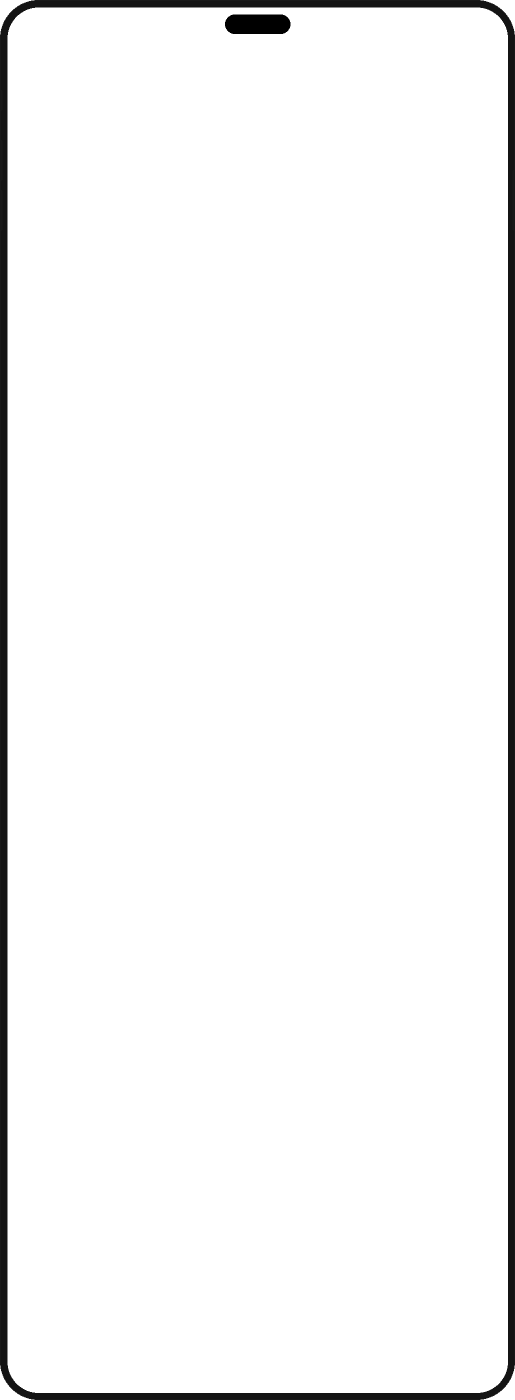
#> input picture assets/device_frame.png, 1030 x 2800 px (shown at 1/2 size)
$ python showcase.py --screenshots assets/device_frame.png --output out.png
#> lines starting #> are read from the running program, lines starting #| are printed output that depends on the picture
#!/usr/bin/env python3
# /// script
# requires-python = ">=3.14"
# dependencies = [
#   "pillow",
# ]
# ///
"""
Showcase Image Generator
Creates a preview image showing the final App Store screenshots side-by-side
on a white background with an optional GitHub link at the bottom. Accepts any
number of screenshots (the pipeline passes all finals, typically 3-5).
"""

import argparse
import os
import sys

from PIL import Image, ImageDraw, ImageFont


def die(msg):
    """Print a one-line error prefixed with the script name, then exit 1."""
    prog = os.path.basename(sys.argv[0]) or "showcase"
    print(f"{prog}: {msg}", file=sys.stderr)
    sys.exit(1)

# ── Layout ──────────────────────────────────────────────────────────
PADDING = 60
GAP = 40
BOTTOM_BAR_H = 100
FONT_PATH = os.path.join(os.path.dirname(__file__), "assets", "fonts", "Inter-Regular.otf")
FONT_SIZE_MAX = 48
FONT_SIZE_MIN = 16
TEXT_COLOUR = "#000000"
BG_COLOUR = (255, 255, 255)


def fit_text_font(text, max_w, size_max, size_min):
    """Return the largest font size where text fits within max_w."""
    dummy = ImageDraw.Draw(Image.new("RGB", (1, 1)))
    for size in range(size_max, size_min - 1, -2):
        font = ImageFont.truetype(FONT_PATH, size)
        bbox = dummy.textbbox((0, 0), text, font=font)
        if (bbox[2] - bbox[0]) <= max_w:
            return font
    return ImageFont.truetype(FONT_PATH, size_min)


def create_showcase(screenshots, output_path, github_url=None):
    # Load screenshots (checking each path exists first)
#> called with output_path = 'out.png'
    for p in screenshots:
        if not os.path.isfile(p):
            die(f"screenshot not found: {p}")

    # Scale all to the same height. Open each handle inside a context manager so
    # it is closed once we hold the independent scaled copy. Resize BEFORE the
    # RGBA conversion so the conversion touches ~800px copies, not the full-res
    # finals (converting first allocates a throwaway full-res RGBA per shot).
    target_h = 800
    scaled = []
    aspects = []  # (path, width/height) for the mixed-input check
    for p in screenshots:
        with Image.open(p) as src:
#> src is the input picture: PIL image 1030x2800 RGBA; mean R, G, B, A 20, 20, 20, 10
            frame = src if src.mode in ("RGB", "RGBA") else src.convert("RGBA")
            aspects.append((p, frame.width / frame.height))
            ratio = target_h / frame.height
#> ratio = 0.286
            scaled.append(
                frame.resize(
                    (int(frame.width * ratio), target_h), Image.LANCZOS
                ).convert("RGBA")
            )

    # All inputs are scaled to one height, so mixing device classes/orientations
    # composes a lopsided showcase. Warn (don't abort) if any two aspect ratios
    # differ by more than ~2% — the user may want a mixed preview.
    if aspects:
        ref_path, ref_ratio = aspects[0]
#> ref_path = 'assets/device_frame.png'; ref_ratio = 0.368
        odd = [p for p, r in aspects if abs(r - ref_ratio) / ref_ratio > 0.02]
#> odd = []
        if odd:
            print(
                f"showcase: warning: mixed aspect ratios — {', '.join(odd)} "
                f"differ from {ref_path} by more than 2%; the showcase may look "
                "lopsided (mixing iPhone/iPad or portrait/landscape?)",
                file=sys.stderr,
            )

    # Calculate canvas size
    total_w = sum(s.width for s in scaled) + GAP * (len(scaled) - 1) + PADDING * 2
#> total_w = 414
    total_h = target_h + PADDING * 2 + (BOTTOM_BAR_H if github_url else 0)

    canvas = Image.new("RGB", (total_w, total_h), BG_COLOUR)
#> canvas: PIL image 414x920 RGB; every value is 255

    # Place screenshots
    x = PADDING
    for s in scaled:
        canvas.paste(s, (x, PADDING), s if s.mode == "RGBA" else None)
        x += s.width + GAP
#> this loop made 1 pass
#> x on pass 1: 394
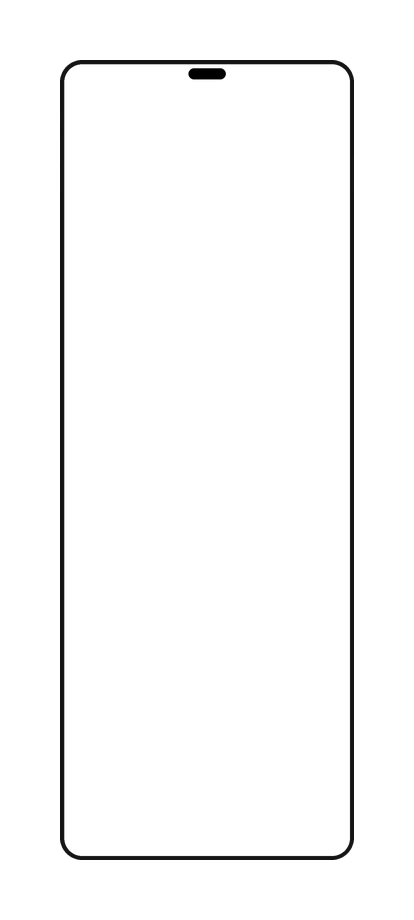
#> canvas: PIL image 414x920 RGB; min 0, max 255, mean 249.3
#> after the loop, x = 394

    # Add GitHub URL text
    if github_url:
        draw = ImageDraw.Draw(canvas)
        max_text_w = total_w - PADDING * 2
        font = fit_text_font(github_url, max_text_w, FONT_SIZE_MAX, FONT_SIZE_MIN)

        text_y = PADDING + target_h + (BOTTOM_BAR_H // 2)
        draw.text(
            (total_w // 2, text_y),
            github_url,
            fill=TEXT_COLOUR,
            font=font,
            anchor="mm",
        )

    out_dir = os.path.dirname(os.path.abspath(output_path))
    os.makedirs(out_dir, exist_ok=True)
    canvas.save(output_path, "PNG")
    print(f"✓ {output_path} ({total_w}×{total_h})")
#| ✓ out.png (414×920)


def main():
    p = argparse.ArgumentParser(description="Generate showcase image")
    p.add_argument(
        "--screenshots",
        nargs="+",
        required=True,
        help="Paths to the final screenshot images (PNG); pass all finals",
    )
    p.add_argument("--output", required=True, help="Output file path")
    p.add_argument("--github", default=None, help="GitHub URL to display at bottom")
    args = p.parse_args()

    create_showcase(args.screenshots, args.output, args.github)


if __name__ == "__main__":
    main()
